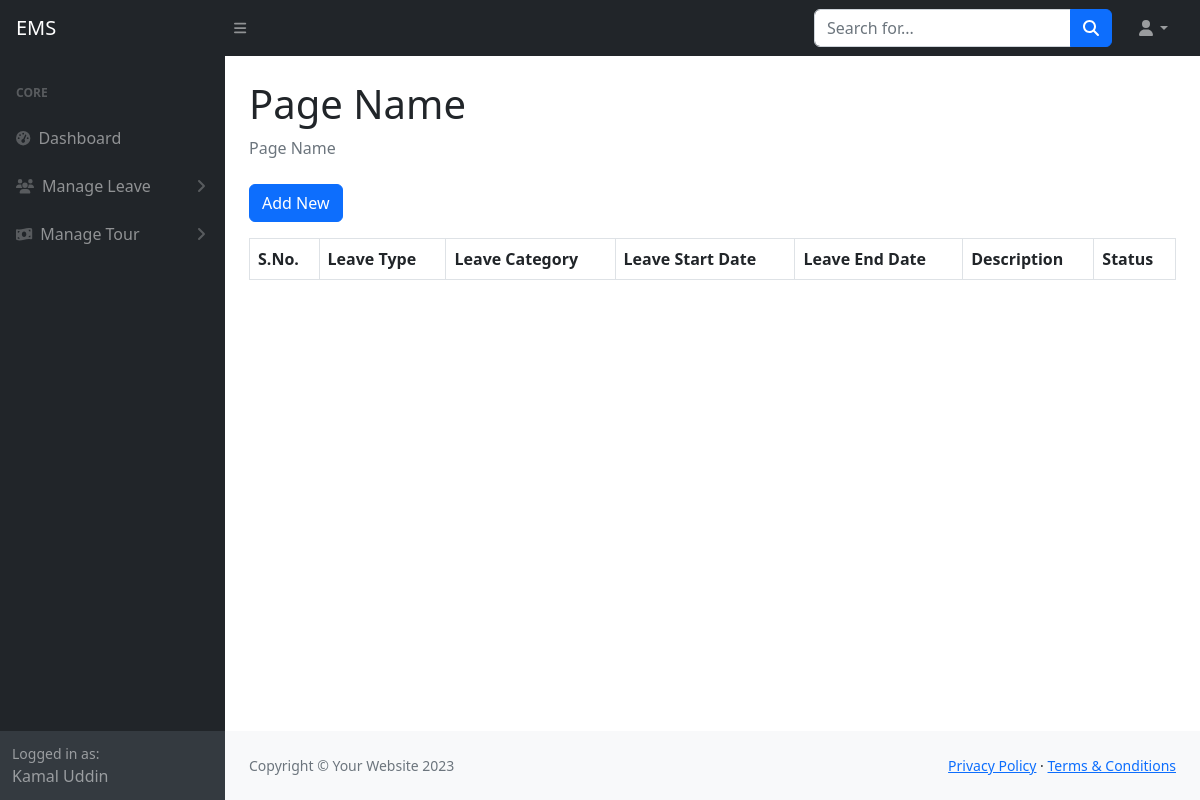
The app's page /view_leave.php (signed in), older data.
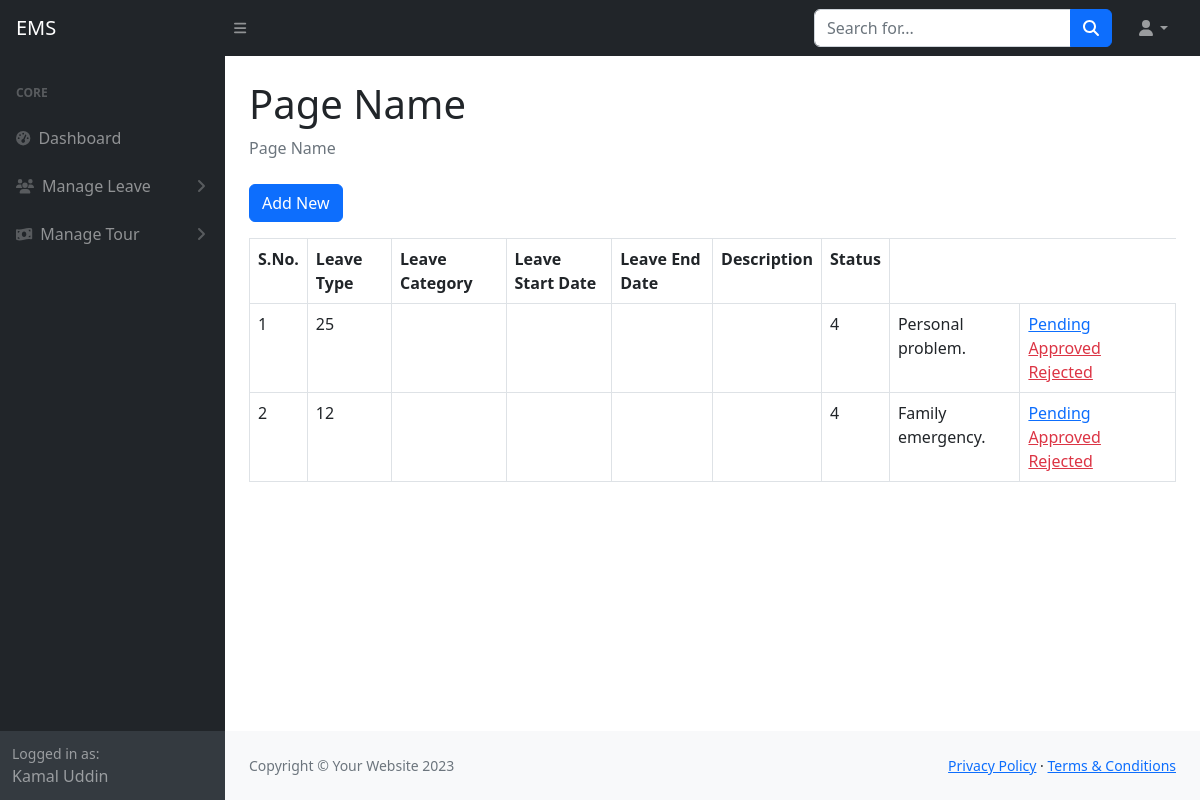
The same page, newer data.
### tables this page shows
CREATE TABLE `tbl_leaves` (
  `id` int(50) NOT NULL,
  `employee_id` int(11) DEFAULT NULL,
  `starting_at` date DEFAULT NULL,
  `ending_on` date DEFAULT NULL,
  `days` int(15) DEFAULT NULL,
  `reason` text DEFAULT NULL,
  `created_at` datetime DEFAULT NULL,
  `created_by` varchar(255) DEFAULT NULL,
  `updated_at` datetime DEFAULT NULL,
  `updated_by` varchar(255) DEFAULT NULL,
  `deleted_at` datetime DEFAULT NULL
);

### include/settings.php (called while the page is built)
<?php
   $base_url="http://localhost/employee/";
    require_once('class/crud.php');
    $mysqli=new crud;
?>

### class/crud.php (called while the page is built, shortened)
<?php
    class crud{
        private $host='localhost';
        private $user='root';
        private $password='';
        private $database='employee';
        private $connection;
        public function __construct(){
            $this->connection=new mysqli($this->host,$this->user,$this->password,$this->database);
        }
        public function common_select($table,$fields='*',$condition=false,$sort_field=false,$sort='ASC'){
            $result=array();
            $error=false;
            $sql="select $fields from $table where deleted_at is null ";
            $rs=$this->connection->query($sql);
            if($rs){
                if($rs->num_rows > 0){
                    while($r=$rs->fetch_object()){
                        array_push($result,$r);
                    }
                }
            }else{
                $error=$this->connection->error;
            }
            $return = array('data'=>$result,'error'=>$error);
            return $return;
        }
    }
?>

### view_leave.php (the view)
<?php require_once('include/header.php') ?>
<?php require_once('include/sidebar_2.php') ?>
<div class="container-fluid px-4">
    <h1 class="mt-4">Page Name</h1>
    <ol class="breadcrumb mb-4">
        <li class="breadcrumb-item active">Page Name</li>
    </ol>
    <a href="holiday_add.php"
    button type="submit" class="btn btn-primary mb-3">Add New</a>
    <table class="table table-bordered" width="100%">
            <tr>
                <th>S.No.</th>
                <th>Leave Type</th>
                <th>Leave Category</th>
                <th>Leave Start Date</th>
                <th>Leave End Date</th>
                <th>Description</th>
                <th>Status</th>
            </tr>
        <?php
                  $data=$mysqli->common_select('tbl_leaves');
               if(!$data['error']){
                    foreach($data['data'] as $d){
                ?>
        <tr>
            <td><?= $d->id ?></td>
            <td><?= $d->employee_id ?></td>
            <td><?= $d->leave_type ?></td>
            <td><?= $d->leave_category ?></td>
            <td><?= $d->start_date ?></td>
            <td><?= $d->end_date ?></td>
            <td><?= $d->days ?></td>
            <td><?= $d->reason ?></td>
            <td>
                <a title="Update" href="<?= $base_url?>#?id=<?= $d->id ?>">
                           Pending
                </a>
                <a title="Delete" class="text-danger" href="#?id=<?= $d->id ?>">
                           Approved
                </a>
                <a title="Delete" class="text-danger" href="#?id=<?= $d->id ?>">
                           Rejected
                </a>
            </td>
        </tr>
        <?php
        }
                  }
                  ?>
    </table>
</div>
<?php require_once('include/footer.php') ?>

Row changes from the older to the newer data that the page shows:
added tbl_leaves: id "1", employee "25", days "4", reason "Personal problem."
added tbl_leaves: id "2", employee "12", days "4", reason "Family emergency."
